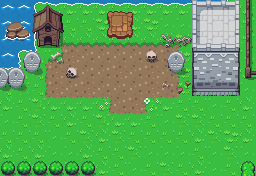

Below is a game level as drawn by its tile map, then a one-line description and the .tmx file that defines it, in full:
An orthogonal 16x11 tile map with 16x16 px tiles, 2 tile layers (floor, props) and 2 objects (npc, item).

<map version="1.2" tiledversion="1.3.5" orientation="orthogonal" renderorder="right-down" width="16" height="11" tilewidth="16" tileheight="16" infinite="0" nextlayerid="4" nextobjectid="4">
 <tileset firstgid="1" source="overworld.tsx" />
 <layer id="1" name="floor" width="16" height="11">
  <data encoding="csv">
41,41,363,324,324,324,324,324,324,324,324,324,324,324,325,366,
41,41,285,1,1,1,408,409,369,408,409,409,1,366,366,1,
41,41,285,1161,1162,1162,1162,1162,1162,1162,1162,1163,1,406,366,1,
41,363,325,1322,1283,1202,1202,1202,1202,1202,1283,1203,369,366,368,406,
324,325,1201,1283,1202,1202,1202,1283,1202,1283,1202,1203,1,408,406,366,
1,368,1201,1283,1202,1283,1202,1202,1202,1283,1202,1203,366,409,1,409,
369,1,1241,1242,1242,1242,1282,1202,1283,1281,1242,1243,1,409,1,369,
409,1,368,1,366,1,1241,1242,1242,1243,409,368,368,1,1,1,
1,1,1,409,1,368,366,368,1,1,1,1,369,368,408,366,
369,1,366,406,409,366,1,1,368,406,406,406,1,406,368,409,
1,1,369,369,409,1,366,1,406,1,368,1,366,409,1,369
</data>
 </layer>
 <layer id="2" name="props" width="16" height="11">
  <data encoding="csv">
0,0,214,215,0,0,499,500,501,0,0,0,23,24,25,725,
292,293,254,255,0,0,539,540,541,0,0,0,63,64,65,725,
332,333,294,295,0,0,579,580,581,0,108,68,103,104,105,725,
0,238,237,110,0,0,0,0,0,109,236,237,143,144,145,725,
320,158,277,0,148,0,0,0,0,0,276,277,183,184,185,723,
280,277,0,0,0,0,0,0,0,0,149,482,182,222,262,0,
0,0,0,0,0,0,483,0,0,484,0,0,0,0,0,0,
0,0,0,0,0,0,0,0,0,0,0,0,0,0,0,0,
0,0,0,0,0,0,0,0,0,0,0,0,0,0,0,0,
0,0,0,0,0,0,0,0,0,0,0,0,0,0,0,0,
563,563,563,563,563,563,0,0,0,0,0,0,0,0,0,561
</data>
 </layer>
 <objectgroup id="3" name="objects">
  <object id="2" name="dragon" type="npc" x="51" y="67" width="106.667" height="10" />
  <object id="3" name="heart" type="item" x="120" y="23.6667">
   <point />
  </object>
 </objectgroup>
</map>
